Frame 1 (no input): blank canvas, image omitted
Frame 60 (the mouse pressed at the canvas centre just before this capture): blank canvas, image omitted
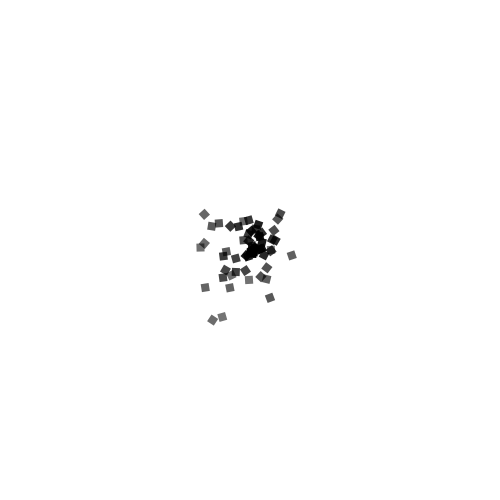
Frame 120 (the mouse held since frame 60 and released just before this capture)

The Processing sketch whose frames 1 and 60 were blank and that drew this single picture after the mouse press (run headless with seeded random() and noise(); from frame 60 on, the mouse is pressed at the canvas centre):

// Processing sketch: Exercise_4_1_Particles
// ── Exercise_4_1_Particles.pde
ArrayList<ParticleSystem> systems;
//ArrayList<Particle> particles;

import java.util.Iterator;


void setup(){
  size(500,500);
  systems = new ArrayList<ParticleSystem>();
  //particles = new ArrayList<Particle>();

}

void draw(){
  background(255);  
  for(ParticleSystem ps: systems){
    ps.run();
    ps.addParticle();
  }
}


void mousePressed(){
  systems.add(new ParticleSystem(new PVector(mouseX,mouseY)));
}
// ── Particle.pde
class Particle{
  PVector position;
  PVector velocity;
  PVector acceleration;
  float lifespan;

  float angle;
  float aVel;
  float aAcc;
  
  Particle(PVector l){
    acceleration = new PVector(0,0.05);
    velocity = new PVector(random(-1,1),random(-2,0));
    // have to use l.get so that it doesn't overwrite the original location
    // when the next l is created.
    position = l.get();
    lifespan = 255;
    
    angle = 0;
    aVel = 0;
    aAcc = random(-5,5);
  }
  
  void applyForce(PVector f){
    acceleration.add(f);
  }
  

  void run(){
    update();
    display();
  }
  
  void update(){
    velocity.add(acceleration);
    position.add(velocity);
    acceleration.mult(0);
    lifespan -=2.0;
    aVel+=aAcc;
    angle+=aVel;
    aAcc = 0;
  }
  
  void display(){
    noStroke();
    fill(0,lifespan);
    pushMatrix();
    translate(position.x,position.y);
    rotate(radians(angle));
    rect(0,0,8,8);
    popMatrix();
  }
  

  
  boolean isDead(){
    if(lifespan <0.0){
      return true;
    }else{
      return false;
    }
  }

}


//=========================================//


//class Particle {
//  PVector position;
//  PVector velocity;
//  PVector acceleration;
//  float lifespan;

//  Particle(PVector l) {
//    acceleration = new PVector(0,0.05);
//    velocity = new PVector(random(-1,1),random(-2,0));
//    position = l.get();
//    lifespan = 255.0;
//  }

//  void run() {
//    update();
//    display();
//  }

//  // Method to update position
//  void update() {
//    velocity.add(acceleration);
//    position.add(velocity);
//    lifespan -= 2.0;
//  }

//  // Method to display
//  void display() {
//    stroke(0,lifespan);
//    strokeWeight(2);
//    fill(127,lifespan);
//    ellipse(position.x,position.y,12,12);
//  }
  
//  // Is the particle still useful?
//  boolean isDead() {
//    if (lifespan < 0.0) {
//      return true;
//    } else {
//      return false;
//    }
//  }
//}
// ── ParticleSystem.pde
class ParticleSystem{
  ArrayList<Particle> particles;
  PVector origin;

  ParticleSystem(PVector position){
    origin = position;
    particles = new ArrayList<Particle>();
  }
  
  
  
  
  void addParticle(){
    particles.add(new Particle(origin));
  }
  
  void run(){
    //Iterator<Particle> it = particles.iterator();
    //while(it.hasNext()){
    //  Particle p = it.next();
    //  p.applyForce(new PVector(0,0.05));
    //  p.run();
    //  if(p.isDead()){
    //    it.remove();
    //  }
    //}
        
    //counting backward to avoid skipping.
    for(int i = particles.size()-1; i >=0 ; i--){
      Particle p = particles.get(i);
      p.applyForce(new PVector(0,0.05));
      p.run();
      if(p.isDead()){
        particles.remove(i);
      }
    }
    
    
  }
  
}
